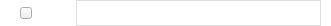
<?xml version="1.0" encoding="UTF-8"?>
<ui version="4.0">
 <class>UICardItemData</class>
 <widget class="QWidget" name="UICardItemData">
  <property name="geometry">
   <rect>
    <x>0</x>
    <y>0</y>
    <width>331</width>
    <height>26</height>
   </rect>
  </property>
  <property name="sizePolicy">
   <sizepolicy hsizetype="Expanding" vsizetype="Expanding">
    <horstretch>0</horstretch>
    <verstretch>0</verstretch>
   </sizepolicy>
  </property>
  <property name="minimumSize">
   <size>
    <width>0</width>
    <height>26</height>
   </size>
  </property>
  <property name="maximumSize">
   <size>
    <width>16777215</width>
    <height>26</height>
   </size>
  </property>
  <property name="sizeIncrement">
   <size>
    <width>240</width>
    <height>0</height>
   </size>
  </property>
  <property name="windowTitle">
   <string>名片条目数据</string>
  </property>
  <property name="styleSheet">
   <string notr="true">#UICardItemData{
	background-color: rgba(255, 255, 255, 255);
}</string>
  </property>
  <layout class="QHBoxLayout" name="horizontalLayout">
   <property name="spacing">
    <number>1</number>
   </property>
   <property name="leftMargin">
    <number>0</number>
   </property>
   <property name="topMargin">
    <number>0</number>
   </property>
   <property name="rightMargin">
    <number>0</number>
   </property>
   <property name="bottomMargin">
    <number>0</number>
   </property>
   <item>
    <widget class="QWidget" name="widget" native="true">
     <property name="minimumSize">
      <size>
       <width>75</width>
       <height>0</height>
      </size>
     </property>
     <property name="maximumSize">
      <size>
       <width>75</width>
       <height>16777215</height>
      </size>
     </property>
     <layout class="QGridLayout" name="gridLayout">
      <property name="leftMargin">
       <number>10</number>
      </property>
      <property name="topMargin">
       <number>0</number>
      </property>
      <property name="rightMargin">
       <number>0</number>
      </property>
      <property name="bottomMargin">
       <number>0</number>
      </property>
      <property name="horizontalSpacing">
       <number>3</number>
      </property>
      <property name="verticalSpacing">
       <number>0</number>
      </property>
      <item row="1" column="3">
       <spacer name="horizontalSpacer">
        <property name="orientation">
         <enum>Qt::Horizontal</enum>
        </property>
        <property name="sizeHint" stdset="0">
         <size>
          <width>40</width>
          <height>20</height>
         </size>
        </property>
       </spacer>
      </item>
      <item row="1" column="2">
       <widget class="QToolButton" name="m_toolButton">
        <property name="minimumSize">
         <size>
          <width>12</width>
          <height>12</height>
         </size>
        </property>
        <property name="maximumSize">
         <size>
          <width>12</width>
          <height>12</height>
         </size>
        </property>
        <property name="styleSheet">
         <string notr="true">QToolButton{
	border-image: url(:/CommIcon/Resources/CommIcon/tip_info_normal.png);
}
QToolButton:hover{
	border-image: url(:/CommIcon/Resources/CommIcon/tip_info_hover.png);
}
QToolButton:pressed{
	border-image: url(:/CommIcon/Resources/CommIcon/tip_info_hover.png);
}
</string>
        </property>
       </widget>
      </item>
      <item row="1" column="0">
       <widget class="QLabel" name="m_label"/>
      </item>
     </layout>
    </widget>
   </item>
   <item>
    <widget class="QStackedWidget" name="stackedWidget">
     <property name="currentIndex">
      <number>1</number>
     </property>
     <widget class="QWidget" name="page">
      <layout class="QGridLayout" name="gridLayout_2">
       <property name="leftMargin">
        <number>0</number>
       </property>
       <property name="topMargin">
        <number>0</number>
       </property>
       <property name="rightMargin">
        <number>10</number>
       </property>
       <property name="bottomMargin">
        <number>0</number>
       </property>
       <property name="horizontalSpacing">
        <number>8</number>
       </property>
       <property name="verticalSpacing">
        <number>0</number>
       </property>
       <item row="0" column="1">
        <widget class="QLineEdit" name="m_lineEdit">
         <property name="sizePolicy">
          <sizepolicy hsizetype="Expanding" vsizetype="Expanding">
           <horstretch>0</horstretch>
           <verstretch>0</verstretch>
          </sizepolicy>
         </property>
         <property name="styleSheet">
          <string notr="true">QLineEdit {border:1px solid #dddddd;color:#666666;}</string>
         </property>
        </widget>
       </item>
       <item row="0" column="2">
        <widget class="QLabel" name="notes_label">
         <property name="styleSheet">
          <string notr="true">background-color: rgb(217, 236, 255);
color: rgb(64, 158, 255);
border-radius: 4px;
border: 1px solid #D9ECFF;</string>
         </property>
         <property name="text">
          <string>未检测</string>
         </property>
         <property name="margin">
          <number>5</number>
         </property>
        </widget>
       </item>
      </layout>
     </widget>
     <widget class="QWidget" name="page_2">
      <layout class="QGridLayout" name="gridLayout_3">
       <property name="leftMargin">
        <number>0</number>
       </property>
       <property name="topMargin">
        <number>0</number>
       </property>
       <property name="rightMargin">
        <number>10</number>
       </property>
       <property name="bottomMargin">
        <number>0</number>
       </property>
       <property name="spacing">
        <number>0</number>
       </property>
       <item row="0" column="0">
        <widget class="UI_CardItem_ComboBox" name="m_comboBox">
         <property name="sizePolicy">
          <sizepolicy hsizetype="Expanding" vsizetype="Expanding">
           <horstretch>0</horstretch>
           <verstretch>0</verstretch>
          </sizepolicy>
         </property>
         <property name="styleSheet">
          <string notr="true">QComboBox 
{
	border:1px solid #dddddd;
	background-color: rgb(255, 255, 255);
	color:#666666;
	padding-left:10px;
}

QComboBox::drop-down
{
	width: 18px;
	border-left: 0px solid rgb(0, 170, 255);
} 

QComboBox::down-arrow
{
	border-image: url(:/Resources/Ws/cbox_arrow_btn.png);
	height:26px;
	width:18px;
}

QComboBox QAbstractItemView
{
	outline: none;
	border: 0px; 
	color:#666666;
	selection-color: rgb(255, 255, 255);
	selection-background-color: #279af2;
	padding:10px,10px,10px,10px;
}

QComboBox QAbstractItemView:item
{
	height: 28px;
	color:#666666;
}</string>
         </property>
        </widget>
       </item>
      </layout>
     </widget>
     <widget class="QWidget" name="page_3">
      <layout class="QGridLayout" name="gridLayout_4">
       <property name="leftMargin">
        <number>0</number>
       </property>
       <property name="topMargin">
        <number>0</number>
       </property>
       <property name="rightMargin">
        <number>10</number>
       </property>
       <property name="bottomMargin">
        <number>0</number>
       </property>
       <property name="spacing">
        <number>0</number>
       </property>
       <item row="0" column="0">
        <widget class="QTextEdit" name="m_textEdit">
         <property name="minimumSize">
          <size>
           <width>0</width>
           <height>0</height>
          </size>
         </property>
         <property name="maximumSize">
          <size>
           <width>16777215</width>
           <height>16777215</height>
          </size>
         </property>
         <property name="styleSheet">
          <string notr="true">QTextEdit {border:1px solid #dddddd;color:#666666;}</string>
         </property>
        </widget>
       </item>
      </layout>
     </widget>
     <widget class="QWidget" name="page_4">
      <layout class="QGridLayout" name="gridLayout_5">
       <property name="leftMargin">
        <number>0</number>
       </property>
       <property name="topMargin">
        <number>0</number>
       </property>
       <property name="rightMargin">
        <number>10</number>
       </property>
       <property name="bottomMargin">
        <number>0</number>
       </property>
       <property name="spacing">
        <number>0</number>
       </property>
       <item row="0" column="0">
        <widget class="QDateTimeEdit" name="m_dateTimeEdit">
         <property name="sizePolicy">
          <sizepolicy hsizetype="Expanding" vsizetype="Expanding">
           <horstretch>0</horstretch>
           <verstretch>0</verstretch>
          </sizepolicy>
         </property>
         <property name="styleSheet">
          <string notr="true">QDateTimeEdit{
border:1px solid #dddddd;color:#666666;
}</string>
         </property>
         <property name="dateTime">
          <datetime>
           <hour>0</hour>
           <minute>0</minute>
           <second>0</second>
           <year>2021</year>
           <month>1</month>
           <day>1</day>
          </datetime>
         </property>
         <property name="calendarPopup">
          <bool>true</bool>
         </property>
         <property name="timeSpec">
          <enum>Qt::LocalTime</enum>
         </property>
        </widget>
       </item>
      </layout>
     </widget>
     <widget class="QWidget" name="page_5">
      <layout class="QGridLayout" name="gridLayout_6">
       <property name="leftMargin">
        <number>0</number>
       </property>
       <property name="topMargin">
        <number>0</number>
       </property>
       <property name="rightMargin">
        <number>10</number>
       </property>
       <property name="bottomMargin">
        <number>0</number>
       </property>
       <property name="spacing">
        <number>0</number>
       </property>
       <item row="0" column="0">
        <widget class="UISearchCBox" name="m_searchCBox">
         <property name="sizePolicy">
          <sizepolicy hsizetype="Expanding" vsizetype="Expanding">
           <horstretch>0</horstretch>
           <verstretch>0</verstretch>
          </sizepolicy>
         </property>
         <property name="styleSheet">
          <string notr="true">QLineEdit {border:1px solid #dddddd;color:#666666;}</string>
         </property>
        </widget>
       </item>
      </layout>
     </widget>
     <widget class="QWidget" name="page_6">
      <layout class="QGridLayout" name="gridLayout_13">
       <property name="leftMargin">
        <number>0</number>
       </property>
       <property name="topMargin">
        <number>0</number>
       </property>
       <property name="rightMargin">
        <number>10</number>
       </property>
       <property name="bottomMargin">
        <number>0</number>
       </property>
       <property name="spacing">
        <number>0</number>
       </property>
       <item row="0" column="0">
        <widget class="UI_SummaryTag_ComboBox_Widget" name="comboBox_tag" native="true"/>
       </item>
      </layout>
     </widget>
     <widget class="QWidget" name="page_7">
      <layout class="QGridLayout" name="gridLayout_7">
       <property name="leftMargin">
        <number>0</number>
       </property>
       <property name="topMargin">
        <number>0</number>
       </property>
       <property name="rightMargin">
        <number>10</number>
       </property>
       <property name="bottomMargin">
        <number>0</number>
       </property>
       <property name="spacing">
        <number>0</number>
       </property>
       <item row="0" column="0">
        <widget class="QCheckBox" name="m_ylCheckBox">
         <property name="styleSheet">
          <string notr="true">
                  /*checkbox样式设置*/
                  QCheckBox::indicator {
                  width: 30px;
                  height: 18px;
                  }
                  /*未选中*/
                  QCheckBox::indicator::unchecked {
                  image: url(:/Resources/Ws/checkbox_unchecked.png);
                  }
                  /*选中*/
                  QCheckBox::indicator::checked {
                  image: url(:/Resources/Ws/checkbox_checked.png);
                  }
                </string>
         </property>
         <property name="text">
          <string/>
         </property>
        </widget>
       </item>
      </layout>
     </widget>
     <widget class="QWidget" name="page_8">
      <layout class="QGridLayout" name="gridLayout_10">
       <property name="leftMargin">
        <number>0</number>
       </property>
       <property name="topMargin">
        <number>0</number>
       </property>
       <property name="rightMargin">
        <number>10</number>
       </property>
       <property name="bottomMargin">
        <number>0</number>
       </property>
       <property name="spacing">
        <number>0</number>
       </property>
       <item row="0" column="0">
        <widget class="UI_CardItemMulComboBox" name="m_mulComboBox">
         <property name="sizePolicy">
          <sizepolicy hsizetype="Expanding" vsizetype="Expanding">
           <horstretch>0</horstretch>
           <verstretch>0</verstretch>
          </sizepolicy>
         </property>
         <property name="styleSheet">
          <string notr="true">QComboBox 
{
	border:1px solid #dddddd;
	background-color: rgb(255, 255, 255);
	color:#666666;
	padding-left:10px;
}

QComboBox::drop-down
{
	width: 18px;
	border-left: 0px solid rgb(0, 170, 255);
} 

QComboBox::down-arrow
{
	border-image: url(:/Resources/Ws/cbox_arrow_btn.png);
	height:26px;
	width:18px;
}</string>
         </property>
        </widget>
       </item>
      </layout>
     </widget>
    </widget>
   </item>
  </layout>
 </widget>
 <layoutdefault spacing="6" margin="11"/>
 <customwidgets>
  <customwidget>
   <class>UISearchCBox</class>
   <extends>QLineEdit</extends>
   <header>UISearchCBox.h</header>
  </customwidget>
  <customwidget>
   <class>UI_SummaryTag_ComboBox_Widget</class>
   <extends>QWidget</extends>
   <header location="global">ui_summarytag_combobox_widget.h</header>
   <container>1</container>
  </customwidget>
  <customwidget>
   <class>UI_CardItem_ComboBox</class>
   <extends>QComboBox</extends>
   <header location="global">ui_carditem_combobox.h</header>
  </customwidget>
  <customwidget>
   <class>UI_CardItemMulComboBox</class>
   <extends>QComboBox</extends>
   <header location="global">ui_carditemmulcombobox.h</header>
  </customwidget>
 </customwidgets>
 <resources/>
 <connections/>
</ui>
